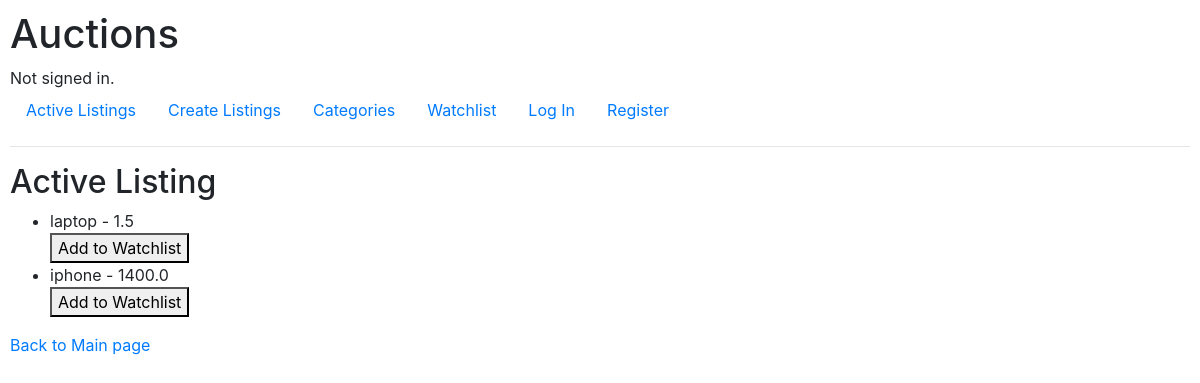
Before: /active_listing/ with the older database file.
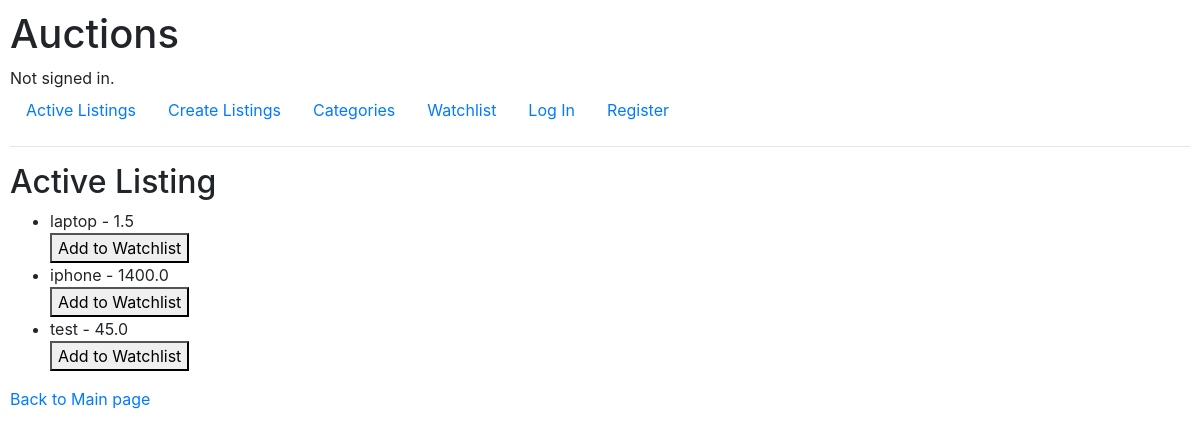
After: the same page with the newer database file.
### auctions/models.py (models this page shows)
class Listing(models.Model):
    title = models.CharField(max_length=64, unique= True)
    text_description = models.CharField(max_length=255)
    price = models.FloatField()
    inActive = models.BooleanField(default=True)
    owner = models.ForeignKey(User, on_delete=models.CASCADE, blank=True, null=True, related_name="user")
    category = models.ForeignKey(Category, on_delete=models.CASCADE, blank=True,null=True, related_name="category")
    image_url = models.URLField(blank=True, null=True)

### auctions/views.py (the view)
# urls.py: path('active_listing/', views.active_listing, name='active_listing'),
def active_listing(request):
    listings = Listing.objects.all()
    return render(request, "auctions/active_listing.html", {'listings': listings})

### auctions/templates/auctions/active_listing.html (shortened to what this page needs)
{% extends "auctions/layout.html" %}
{% block body %}
    <h2>Active Listing</h2>
    <ul>
        {% for listing in listings %}
            <li>{{ listing.title }} - {{listing.price}}
                <form method="POST" action="{% url 'add_to_watchlist' listing.id %}">
                    <button type="submit">Add to Watchlist</button>
                </form>
            </li>
        {% empty %}
            <li>No Listings available.</li>
        {% endfor %}
    </ul>
    <a href="{% url 'index' %}">Back to Main page</a>
{% endblock %}

Changed rows visible on the page:
added Listing: title "test", price "45.0"
